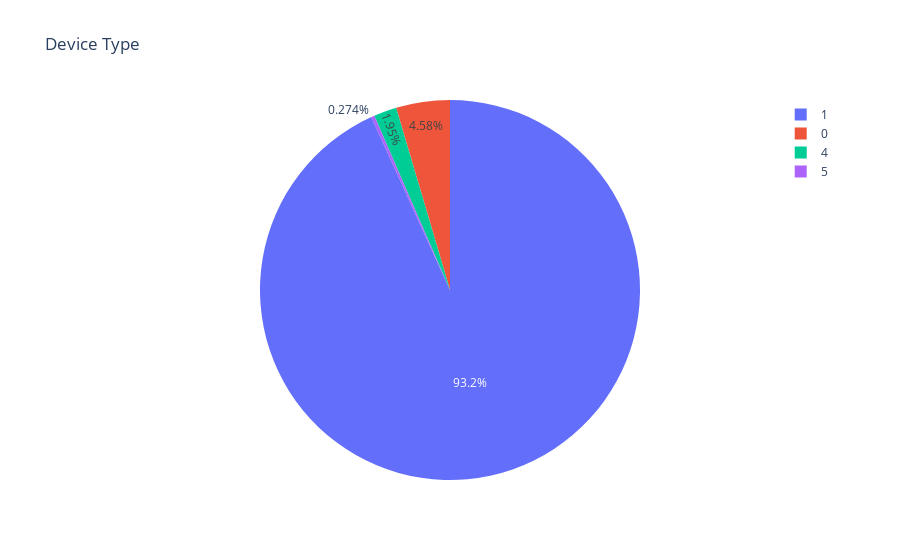

Notebook code for this chart:
### Code cell
px.pie(df,'device_type',title='Device Type')

### Figure 1 — Plotly figure (JSON) as saved in the notebook; plotly's stock layout.template omitted (floating-point values rounded to 4 significant figures; data arrays with more than 128 entries replaced by an {"elided": "..."} marker saying what was removed)
{"data": [{"domain": {"x": [0, 1], "y": [0, 1]}, "hovertemplate": "device_type=%{label}<extra></extra>", "labels": {"elided": "100000 int values"}, "legendgroup": "", "name": "", "showlegend": true, "type": "pie"}], "layout": {"legend": {"tracegroupgap": 0}, "title": {"text": "Device Type"}}}
